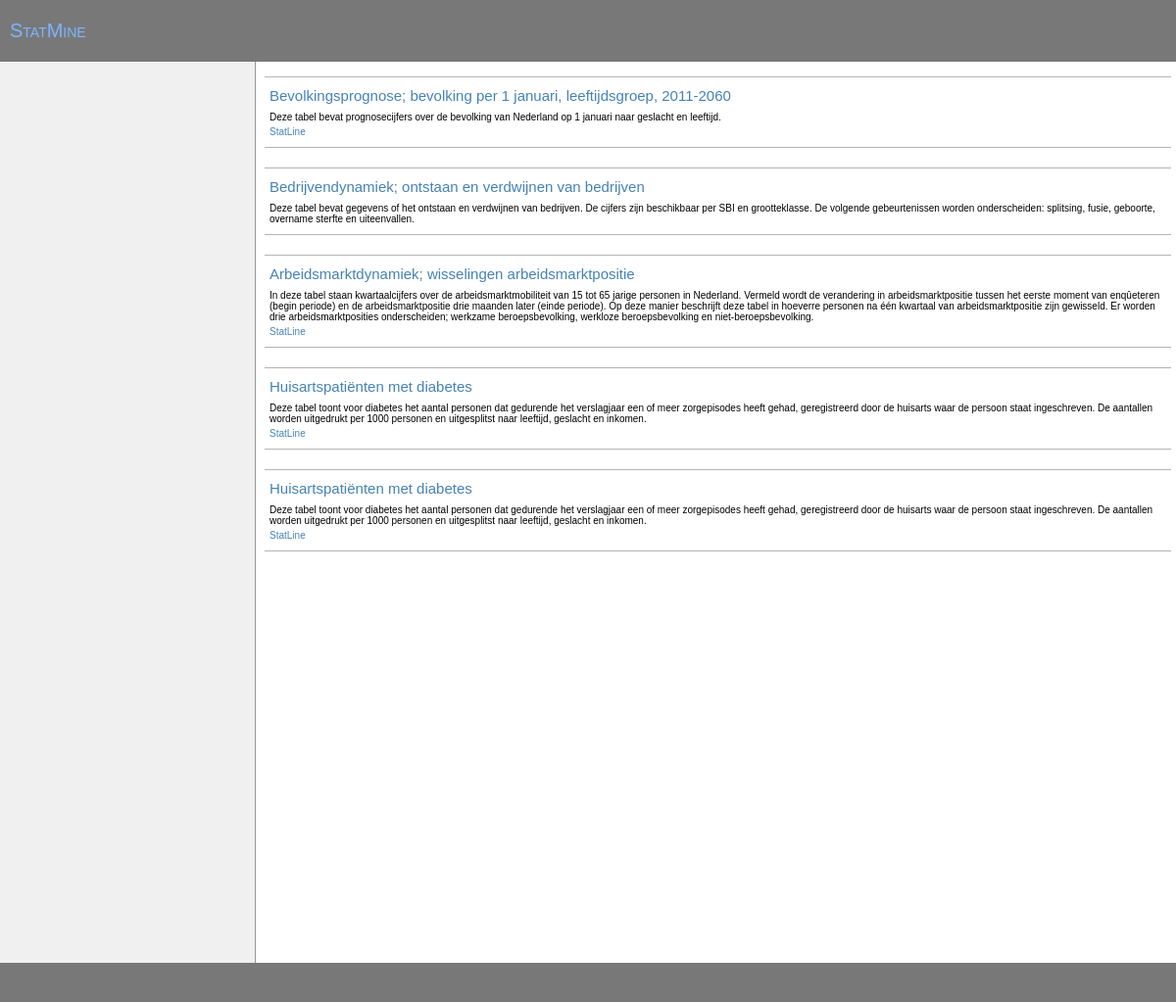
Before: / with the older database file.
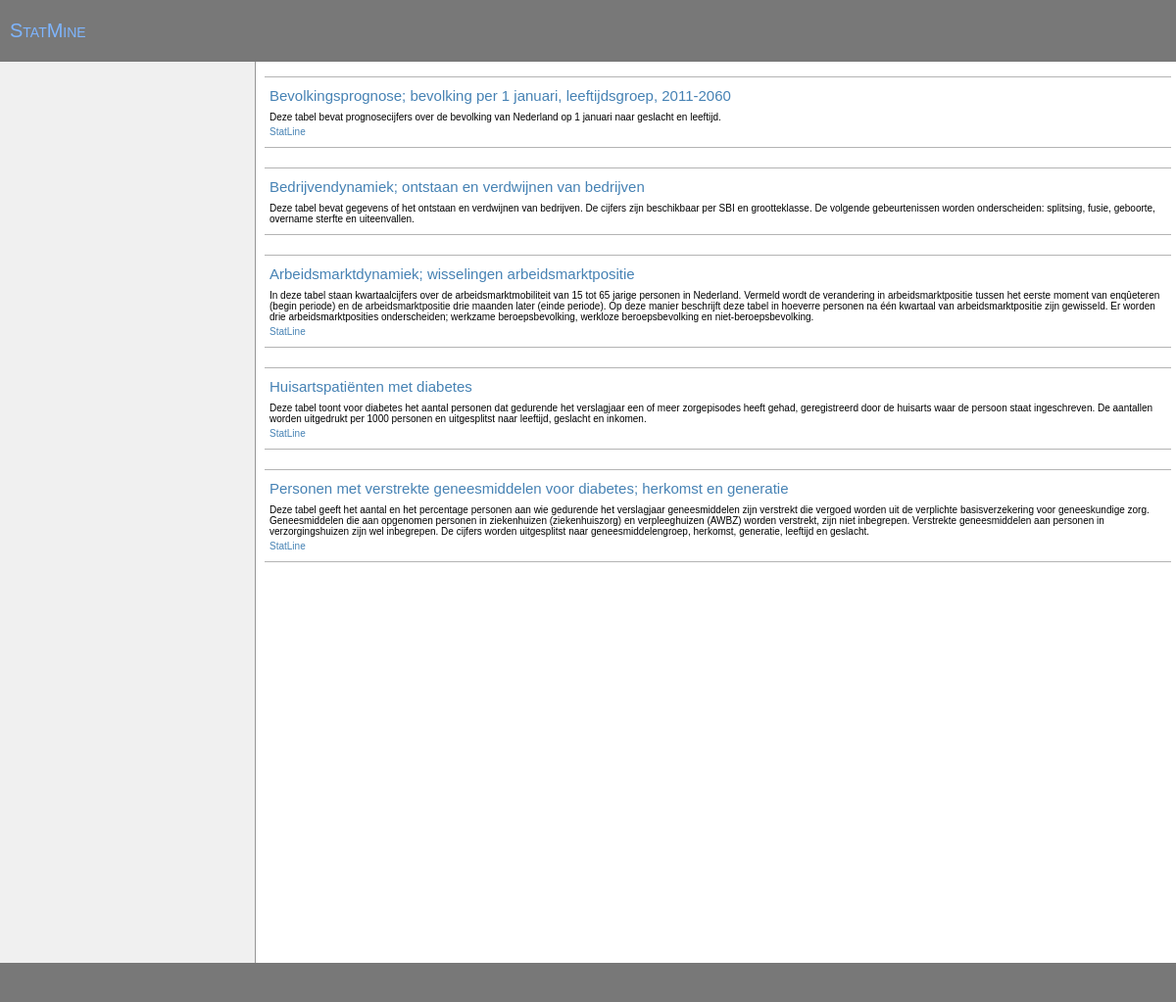
After: the same page with the newer database file.
### tables this page shows
CREATE TABLE tables 
( id INTEGER,
	name TEXT,
	longname TEXT,
	description TEXT,
	url TEXT 
);

### php/meta.php (called while the page is built, shortened)
<?php
  $META = array();
  $META['bevolkingsprognoses'] = array(
      'longname' => 'Bevolkingsprognose; bevolking per 1 januari, leeftijdsgroep, 2011-2060',
      'description' => 'Deze tabel bevat prognosecijfers over de bevolking van Nederland op 1 ' .
          'januari naar geslacht en leeftijd. ',
      'url' => 'http://statline.cbs.nl/StatWeb/selection/?DM=SLNL&PA=80755NED&VW=T',
      'variables' => array("gender", "age", "year", "variable"),
      'idvariables' => array("gender", "age", "year"),
      'gender' => array(
          'longname' => 'Geslacht',
          'default' => 3,
          'defaultnot' => 3,
          'levels' => array('Man', 'Vrouw', 'Totaal')
        ),
      'age' => array(
          'longname' => 'Leeftijd',
          'default' => 21,
          'defaultnot' => 21,
          'levels' => array(
              "0-5",   "5-10",  "10-15", "15-20", "20-25", "25-30", "30-35", "35-40",
              "40-45", "45-50", "50-55", "55-60", "60-65", "65-70", "70-75", "75-80", "80-85",
              "85-90", "90-95", "95+", "Totaal")
        ),
      'year' => array(
          'longname' => 'Jaar',
          'default' => 50,
          'defaultnot' => 50,
          'levels' => array(
              "2011", "2012", "2013", "2014", "2015", "2016", "2017", "2018", "2019", "2020",
              "2021", "2022", "2023", "2024", "2025", "2026", "2027", "2028", "2029", "2030",
              "2031", "2032", "2033", "2034", "2035", "2036", "2037", "2038", "2039", "2040",
              "2041", "2042", "2043", "2044", "2045", "2046", "2047", "2048", "2049", "2050",
              "2051", "2052", "2053", "2054", "2055", "2056", "2057", "2058", "2059", "2060")
        ),
      'prognosis' => array(
          'longname' => 'Verwacht aantal personen'
        ),
      'default_graph' => array(
          'type' => 'line',
          'x' => 'year',
          'y' => 'prognosis'
        )
    );
  $META['diabetes'] = array(
      'longname' => 'Huisartspatiënten met diabetes',
      'description' => 'Deze tabel toont voor diabetes het aantal personen dat ' .
        'gedurende het verslagjaar een of meer zorgepisodes heeft gehad, geregistreerd ' .
        'door de huisarts waar de persoon staat ingeschreven. De aantallen worden ' .
        'uitgedrukt per 1000 personen en uitgesplitst naar leeftijd, geslacht en inkomen.',
      'url' => 'http://statline.cbs.nl/StatWeb/selection/?DM=SLNL&PA=80577NED&VW=T',
      'variables' => array("jaar", "inkomensgroep", "geslacht", "leeftijd", "variable"),
      'idvariables' => array("jaar", "inkomensgroep", "geslacht", "leeftijd"),
      'jaar' => array(
          'longname' => 'Jaar',
          'default' => 8,
          'levels' => array('2002', '2003', '2004', '2005', '2006', '2007', '2008', '2009')
        ),
      'inkomensgroep' => array(
          'longname' => 'Inkomensgroep',
          'default' => 11,
          'defaultnot' => 11,
          'levels' => array('1e 10%-inkomensgroep (laag inkomen)', '2e 10%-inkomensgroep',
            '3e 10%-inkomensgroep', '4e 10%-inkomensgroep', '5e 10%-inkomensgroep',
            '6e 10%-inkomensgroep', '7e 10%-inkomensgroep', '8e 10%-inkomensgroep',
            '9e 10%-inkomensgroep', '10e 10%-inkomensgroep (hoog inkomen)', 'Totaal')
        ),
      'geslacht' => array(
          'longname' => 'Geslacht',
          'default' => 3,
          'defaultnot' => 3,
          'levels' => array('Man', 'Vrouw', 'Totaal')
        ),
      'leeftijd' => array(
          'longname' => 'Leeftijd',
          'default' => 7,
          'defaultnot' => 7,
          'levels' => array('0 tot 15 jaar', '15 tot 30 jaar', '30 tot 45 jaar',
            '45 tot 60 jaar', '60 tot 75 jaar', '75 jaar of ouder', 'Totaal')
        ),
      'aantal_patienten'=> array(
          'longname' => 'Aantal patiënten met diabetes'
        ),
      'default_graph' => array(
          'type' => 'bar',
          'y' => 'jaar',
          'size' => 'aantal_patienten'
        )
    );
?>

### index.php (the view, shortened to what this page needs)
<!DOCTYPE html>
<html>
  <head>
    <link type="text/css" href="css/ui.css" rel="stylesheet" />
    <link type="text/css" href="css/smoothness/jquery-ui-1.8.17.custom.css" rel="stylesheet" />
  </head>
  <body>
  <header>
    <h1><a href="index.php">StatMine</a></h1>
  </header>
  <article>
    <div class="menu">
    </div>
    <div class="content">
<?php
  require_once("php/meta.php");
  $pdo = new PDO("sqlite:data/test.sqlite");
  $r = $pdo->query("SELECT * FROM tables");
  while ($row = $r->fetch()) {
    $meta = $META[$row['name']];
    echo '<div class="table">';
    echo '<h2><a href="ui.php?id=' . $row['id'] . '">' .  $meta['longname'] . '</a></h2>';
    echo '<p>' . $meta['description'] . '</p>';
    if (isset($meta['url']) && $meta['url'] != '')
      echo '<p class="tableoptions"><a href="' . $meta['url'] . '">StatLine</a></p>';
    echo '</div>';
  }
?>
    </div>
  </article>
  <footer>
  </footer>
  </body>
</html>

### css/ui.css (style rules this page uses)
BODY { font-family : sans-serif; font-size: 10px; color : black; }
* { padding : 0pt; margin : 0pt; border : none 0pt; font-weight : normal; text-decoration : none; }
a { color : steelblue; font-size : inherit; }
header, footer { background : rgb(120, 120, 120); border-bottom : rgb(10, 10, 10); padding : 20px 10px; color : white; }
header h1 { font-size : 200%; color : inherit; font-variant : small-caps; }
header a { color : #7eb5ff; }
footer { clear : both; }
article { float : left; width : 100%; }
div.menu { float : left; width : 240px; padding : 10px 10px; min-height : 900px; background : rgb(240, 240, 240); border-right : rgb(150, 150, 150) solid 1px; }
div.table { margin-top : 10px; margin-bottom : 20px; border-bottom : 1px solid rgb(180, 180, 180); border-top : 1px solid rgb(180, 180, 180); padding : 10px 5px; }
div.table H2 { margin-bottom : 8px; }
div.table p.tableoptions { margin-top : 4px; }
div.content { margin-left : 265px; padding : 5px; }

Changed rows visible on the page:
removed tables: name "Huisartspatiënten met diabetes", name "Deze tabel toont voor diabetes het aantal personen dat gedurende het verslagjaar een of meer zorgepisodes heeft gehad, geregistreerd door de huisarts waar de persoon staat ingeschreven. De aantallen worden uitgedrukt per 1000 personen en uitgesplitst naar leeftijd, geslacht en inkomen."
added tables: name "Personen met verstrekte geneesmiddelen voor diabetes; herkomst en generatie", name "Deze tabel geeft het aantal en het percentage personen aan wie gedurende het verslagjaar geneesmiddelen zijn verstrekt die vergoed worden uit de verplichte basisverzekering voor geneeskundige zorg. Geneesmiddelen die aan opgenomen personen in ziekenhuizen (ziekenhuiszorg) en verpleeghuizen (AWBZ) worden verstrekt, zijn niet inbegrepen. Verstrekte geneesmiddelen aan personen in verzorgingshuizen zijn wel inbegrepen. De cijfers worden uitgesplitst naar geneesmiddelengroep, herkomst, generatie, leeftijd en geslacht."
